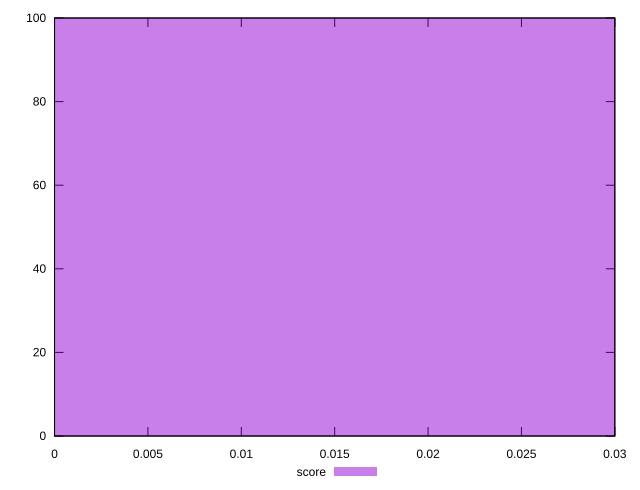

Recreate this plot in gnuplot.
reset

$score <<EOF
0 100
EOF

set key outside below
set boxwidth 0.1
set xrange [0:0.03]
set yrange [0:100]
set trange [0:100]
set style fill transparent solid 0.5 noborder
set terminal svg size 640, 490 enhanced background rgb 'white'
set output "reports/report_00031_2021-02-24T23-18-18.084Z/largest-contentful-paint/samples/astro/score/histogram.svg"

plot $score title "score" with boxes

reset
